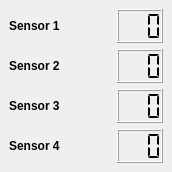
<?xml version="1.0" encoding="UTF-8"?>
<ui version="4.0">
 <class>ClientDemo</class>
 <widget class="QMainWindow" name="ClientDemo">
  <property name="geometry">
   <rect>
    <x>0</x>
    <y>0</y>
    <width>172</width>
    <height>172</height>
   </rect>
  </property>
  <property name="minimumSize">
   <size>
    <width>172</width>
    <height>172</height>
   </size>
  </property>
  <property name="maximumSize">
   <size>
    <width>16777215</width>
    <height>172</height>
   </size>
  </property>
  <property name="windowTitle">
   <string>Client Demo</string>
  </property>
  <widget class="QWidget" name="centralwidget">
   <layout class="QVBoxLayout" name="verticalLayout">
    <item>
     <layout class="QHBoxLayout" name="hLayout1">
      <item>
       <widget class="QLabel" name="label1">
        <property name="font">
         <font>
          <weight>75</weight>
          <bold>true</bold>
         </font>
        </property>
        <property name="text">
         <string>Sensor 1</string>
        </property>
       </widget>
      </item>
      <item>
       <spacer name="spacer1">
        <property name="orientation">
         <enum>Qt::Horizontal</enum>
        </property>
        <property name="sizeHint" stdset="0">
         <size>
          <width>40</width>
          <height>20</height>
         </size>
        </property>
       </spacer>
      </item>
      <item>
       <widget class="QLCDNumber" name="lcd1">
        <property name="minimumSize">
         <size>
          <width>0</width>
          <height>32</height>
         </size>
        </property>
        <property name="numDigits">
         <number>3</number>
        </property>
        <property name="segmentStyle">
         <enum>QLCDNumber::Flat</enum>
        </property>
       </widget>
      </item>
     </layout>
    </item>
    <item>
     <layout class="QHBoxLayout" name="hLayout2">
      <item>
       <widget class="QLabel" name="label2">
        <property name="font">
         <font>
          <weight>75</weight>
          <bold>true</bold>
         </font>
        </property>
        <property name="text">
         <string>Sensor 2</string>
        </property>
       </widget>
      </item>
      <item>
       <spacer name="spacer2">
        <property name="orientation">
         <enum>Qt::Horizontal</enum>
        </property>
        <property name="sizeHint" stdset="0">
         <size>
          <width>40</width>
          <height>20</height>
         </size>
        </property>
       </spacer>
      </item>
      <item>
       <widget class="QLCDNumber" name="lcd2">
        <property name="minimumSize">
         <size>
          <width>0</width>
          <height>32</height>
         </size>
        </property>
        <property name="numDigits">
         <number>3</number>
        </property>
        <property name="segmentStyle">
         <enum>QLCDNumber::Flat</enum>
        </property>
       </widget>
      </item>
     </layout>
    </item>
    <item>
     <layout class="QHBoxLayout" name="hLayout3">
      <item>
       <widget class="QLabel" name="label3">
        <property name="font">
         <font>
          <weight>75</weight>
          <bold>true</bold>
         </font>
        </property>
        <property name="text">
         <string>Sensor 3</string>
        </property>
       </widget>
      </item>
      <item>
       <spacer name="spacer3">
        <property name="orientation">
         <enum>Qt::Horizontal</enum>
        </property>
        <property name="sizeHint" stdset="0">
         <size>
          <width>40</width>
          <height>20</height>
         </size>
        </property>
       </spacer>
      </item>
      <item>
       <widget class="QLCDNumber" name="lcd3">
        <property name="minimumSize">
         <size>
          <width>0</width>
          <height>32</height>
         </size>
        </property>
        <property name="numDigits">
         <number>3</number>
        </property>
        <property name="segmentStyle">
         <enum>QLCDNumber::Flat</enum>
        </property>
       </widget>
      </item>
     </layout>
    </item>
    <item>
     <layout class="QHBoxLayout" name="hLayout4">
      <item>
       <widget class="QLabel" name="label4">
        <property name="font">
         <font>
          <weight>75</weight>
          <bold>true</bold>
         </font>
        </property>
        <property name="text">
         <string>Sensor 4</string>
        </property>
       </widget>
      </item>
      <item>
       <spacer name="spacer4">
        <property name="orientation">
         <enum>Qt::Horizontal</enum>
        </property>
        <property name="sizeHint" stdset="0">
         <size>
          <width>40</width>
          <height>20</height>
         </size>
        </property>
       </spacer>
      </item>
      <item>
       <widget class="QLCDNumber" name="lcd4">
        <property name="minimumSize">
         <size>
          <width>0</width>
          <height>32</height>
         </size>
        </property>
        <property name="numDigits">
         <number>3</number>
        </property>
        <property name="segmentStyle">
         <enum>QLCDNumber::Flat</enum>
        </property>
       </widget>
      </item>
     </layout>
    </item>
   </layout>
  </widget>
 </widget>
 <resources/>
 <connections/>
</ui>
